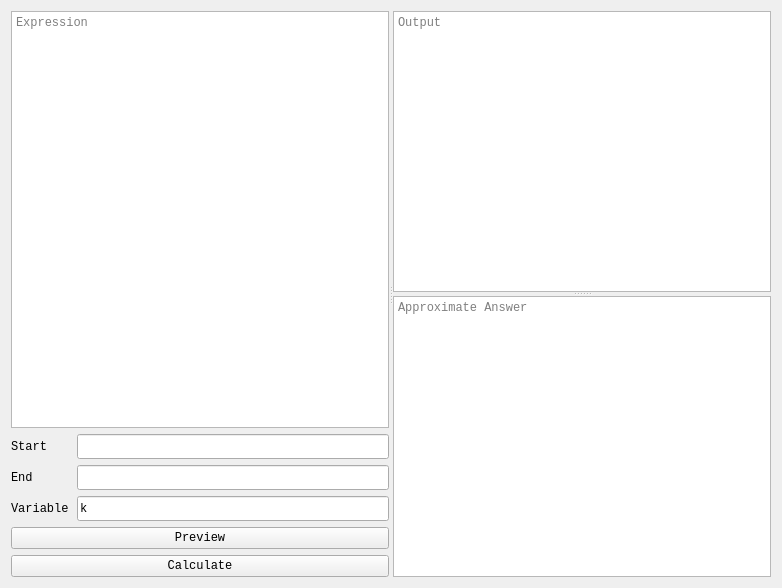
<?xml version="1.0" encoding="UTF-8"?>
<ui version="4.0">
 <class>SummationTab</class>
 <widget class="QWidget" name="SummationTab">
  <property name="geometry">
   <rect>
    <x>0</x>
    <y>0</y>
    <width>782</width>
    <height>588</height>
   </rect>
  </property>
  <property name="font">
   <font>
    <family>Courier New</family>
   </font>
  </property>
  <property name="windowTitle">
   <string>Form</string>
  </property>
  <layout class="QGridLayout" name="gridLayout">
   <item row="0" column="0">
    <widget class="QSplitter" name="splitter_2">
     <property name="orientation">
      <enum>Qt::Horizontal</enum>
     </property>
     <property name="childrenCollapsible">
      <bool>false</bool>
     </property>
     <widget class="QWidget" name="verticalLayoutWidget">
      <layout class="QVBoxLayout" name="verticalLayout">
       <item>
        <widget class="TextEdit" name="SumExp">
         <property name="toolTip">
          <string>Expression</string>
         </property>
         <property name="tabChangesFocus">
          <bool>true</bool>
         </property>
         <property name="placeholderText">
          <string>Expression</string>
         </property>
        </widget>
       </item>
       <item>
        <layout class="QHBoxLayout" name="horizontalLayout_4">
         <item>
          <widget class="QLabel" name="label">
           <property name="minimumSize">
            <size>
             <width>60</width>
             <height>0</height>
            </size>
           </property>
           <property name="maximumSize">
            <size>
             <width>60</width>
             <height>16777215</height>
            </size>
           </property>
           <property name="toolTip">
            <string>Start of sum</string>
           </property>
           <property name="text">
            <string>Start</string>
           </property>
          </widget>
         </item>
         <item>
          <widget class="QLineEdit" name="SumStart">
           <property name="minimumSize">
            <size>
             <width>0</width>
             <height>25</height>
            </size>
           </property>
           <property name="toolTip">
            <string>Start of sum</string>
           </property>
          </widget>
         </item>
        </layout>
       </item>
       <item>
        <layout class="QHBoxLayout" name="horizontalLayout_6">
         <item>
          <widget class="QLabel" name="label_2">
           <property name="minimumSize">
            <size>
             <width>60</width>
             <height>0</height>
            </size>
           </property>
           <property name="maximumSize">
            <size>
             <width>60</width>
             <height>16777215</height>
            </size>
           </property>
           <property name="toolTip">
            <string>End of sum</string>
           </property>
           <property name="text">
            <string>End</string>
           </property>
          </widget>
         </item>
         <item>
          <widget class="QLineEdit" name="SumEnd">
           <property name="minimumSize">
            <size>
             <width>0</width>
             <height>25</height>
            </size>
           </property>
           <property name="toolTip">
            <string>End of sum</string>
           </property>
          </widget>
         </item>
        </layout>
       </item>
       <item>
        <layout class="QHBoxLayout" name="horizontalLayout_7">
         <item>
          <widget class="QLabel" name="label_3">
           <property name="sizePolicy">
            <sizepolicy hsizetype="Preferred" vsizetype="Preferred">
             <horstretch>0</horstretch>
             <verstretch>0</verstretch>
            </sizepolicy>
           </property>
           <property name="minimumSize">
            <size>
             <width>60</width>
             <height>0</height>
            </size>
           </property>
           <property name="maximumSize">
            <size>
             <width>60</width>
             <height>16777215</height>
            </size>
           </property>
           <property name="toolTip">
            <string>Variable</string>
           </property>
           <property name="text">
            <string>Variable</string>
           </property>
          </widget>
         </item>
         <item>
          <widget class="QLineEdit" name="SumVar">
           <property name="minimumSize">
            <size>
             <width>0</width>
             <height>25</height>
            </size>
           </property>
           <property name="toolTip">
            <string>Variable</string>
           </property>
           <property name="text">
            <string>k</string>
           </property>
           <property name="placeholderText">
            <string/>
           </property>
          </widget>
         </item>
        </layout>
       </item>
       <item>
        <widget class="QPushButton" name="SumPrev">
         <property name="toolTip">
          <string>Preview the summation</string>
         </property>
         <property name="text">
          <string>Preview</string>
         </property>
         <property name="autoDefault">
          <bool>true</bool>
         </property>
        </widget>
       </item>
       <item>
        <widget class="QPushButton" name="SumCalc">
         <property name="toolTip">
          <string>Calculate the summation - Shift + Enter</string>
         </property>
         <property name="text">
          <string>Calculate</string>
         </property>
         <property name="autoDefault">
          <bool>true</bool>
         </property>
        </widget>
       </item>
      </layout>
     </widget>
     <widget class="QSplitter" name="splitter">
      <property name="orientation">
       <enum>Qt::Vertical</enum>
      </property>
      <property name="childrenCollapsible">
       <bool>false</bool>
      </property>
      <widget class="QTextBrowser" name="SumOut">
       <property name="toolTip">
        <string>Exact answer of calculation</string>
       </property>
       <property name="lineWrapMode">
        <enum>QTextEdit::NoWrap</enum>
       </property>
       <property name="placeholderText">
        <string>Output</string>
       </property>
      </widget>
      <widget class="QTextBrowser" name="SumApprox">
       <property name="sizePolicy">
        <sizepolicy hsizetype="Expanding" vsizetype="Expanding">
         <horstretch>0</horstretch>
         <verstretch>0</verstretch>
        </sizepolicy>
       </property>
       <property name="toolTip">
        <string>Approximate answer of calculation</string>
       </property>
       <property name="placeholderText">
        <string>Approximate Answer</string>
       </property>
      </widget>
     </widget>
    </widget>
   </item>
  </layout>
 </widget>
 <customwidgets>
  <customwidget>
   <class>TextEdit</class>
   <extends>QPlainTextEdit</extends>
   <header>caspy3/qt_assets/highlight.h</header>
  </customwidget>
 </customwidgets>
 <resources/>
 <connections/>
</ui>
